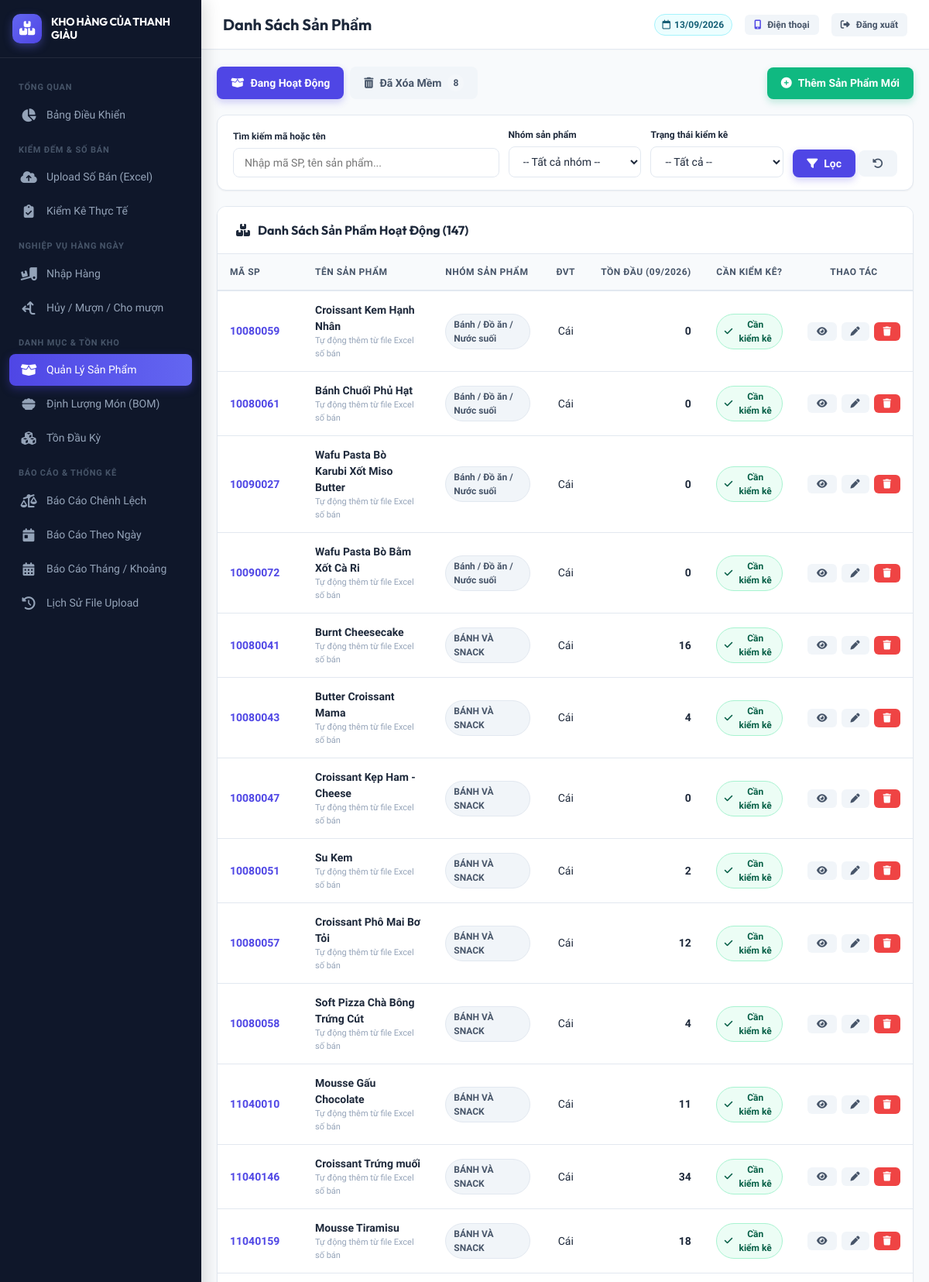
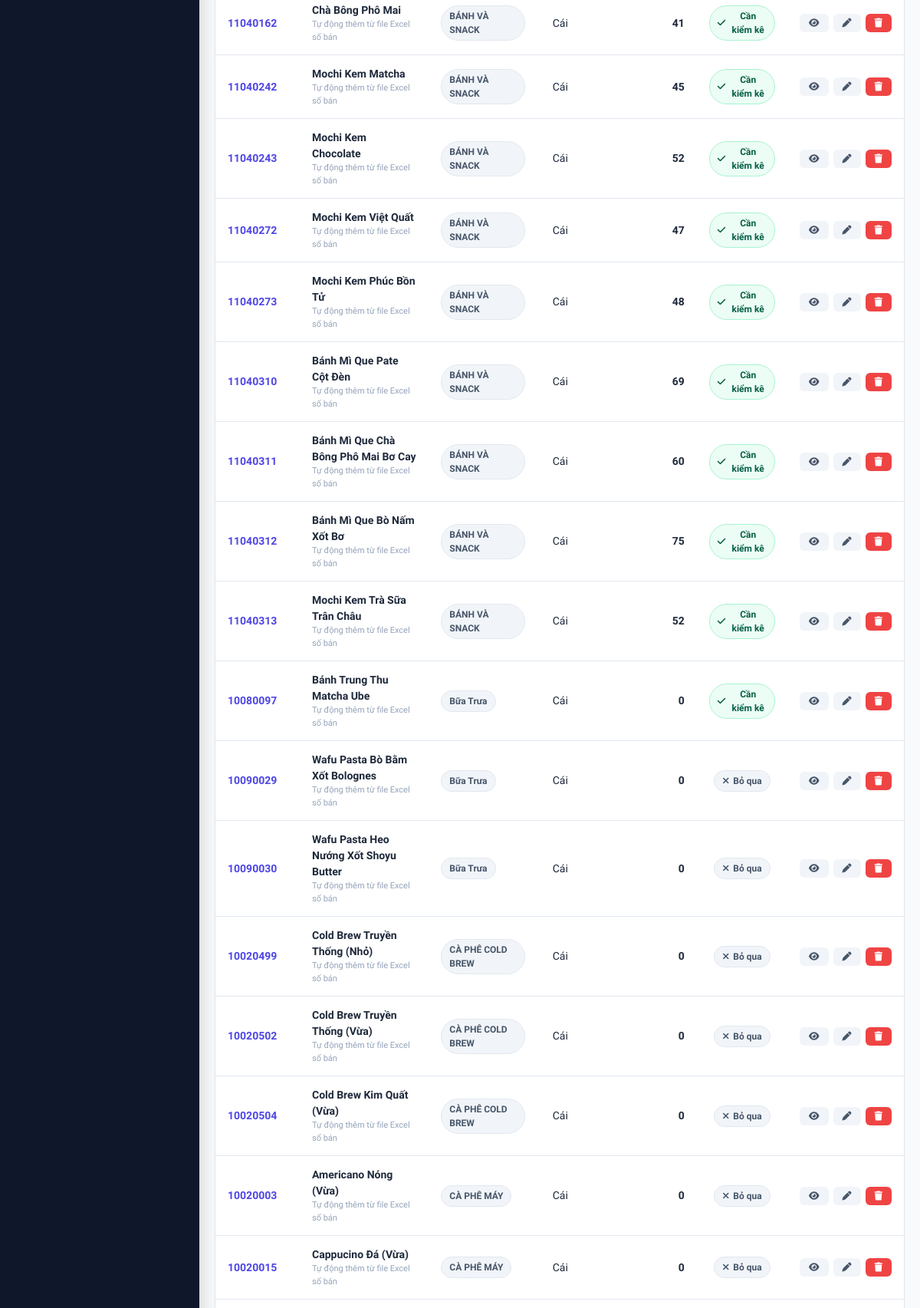
The app's page /sanpham/danh_sach.php (signed in, upper part) with its own data (2 pictures, top to bottom).
### tables this page shows
CREATE TABLE `san_pham` (
  `id` int(11) NOT NULL AUTO_INCREMENT,
  `ma_sp` varchar(50) NOT NULL,
  `ten_sp` varchar(255) NOT NULL,
  `nhom_sp` varchar(100) NOT NULL COMMENT 'B??nh, ????? ??n, N?????c su???i, ????? u???ng pha ch???...',
  `don_vi_tinh` varchar(50) NOT NULL DEFAULT 'C??i',
  `can_kiem_ke` tinyint(1) NOT NULL DEFAULT 1 COMMENT '1: C???n ki???m k??, 0: B??? qua khi ki???m k??',
  `trang_thai` tinyint(1) NOT NULL DEFAULT 1 COMMENT '1: Ho???t ?????ng, 0: ???? x??a m???m',
  `ghi_chu` text DEFAULT NULL,
  `created_at` datetime NOT NULL DEFAULT current_timestamp(),
  `updated_at` datetime DEFAULT NULL ON UPDATE current_timestamp(),
  PRIMARY KEY (`id`),
  UNIQUE KEY `ma_sp` (`ma_sp`),
  KEY `idx_ma_sp` (`ma_sp`),
  KEY `idx_can_kiem_ke` (`can_kiem_ke`),
  KEY `idx_trang_thai` (`trang_thai`)
);

### includes/functions.php (called while the page is built, shortened)
<?php
function formatNumber($number, $decimals = 2) {
    $val = (float)$number;
    if (floor($val) == $val) {
        return number_format($val, 0, ',', '.');
    }
    return rtrim(rtrim(number_format($val, $decimals, ',', '.'), '0'), ',');
}

### sanpham/danh_sach.php (the view, shortened to what this page needs)
<?php
require_once __DIR__ . '/../includes/functions.php';
$db = getDB();
$tab = $_GET['tab'] ?? 'active';
$search = trim($_GET['search'] ?? '');
$where = [];
$params = [];
if ($tab === 'deleted') {
    $where[] = "sp.trang_thai = 0";
} else {
    $where[] = "sp.trang_thai = 1";
}
$whereSql = implode(' AND ', $where);
$sql = "
    SELECT sp.*, COALESCE(td.so_luong, 0) AS ton_dau_hien_tai
    FROM san_pham sp
    LEFT JOIN ton_dau td ON td.san_pham_id = sp.id AND td.ky_kiem_ke = :ky_kiem_ke
    WHERE $whereSql
    ORDER BY sp.nhom_sp ASC, sp.ma_sp ASC
";
$params['ky_kiem_ke'] = date('Y-m');
$stmt = $db->prepare($sql);
$stmt->execute($params);
$sanPhamList = $stmt->fetchAll();
$countDeleted = $db->query("SELECT COUNT(*) FROM san_pham WHERE trang_thai = 0")->fetchColumn();
require_once __DIR__ . '/../import/filter_inventory_products.php';
$stmtInv = $db->query("SELECT id, ma_sp, ten_sp FROM san_pham WHERE can_kiem_ke = 1 AND trang_thai = 1");
$invCleanMap = [];
while ($inv = $stmtInv->fetch()) {
    $cn = mb_strtolower(cleanDishSizeAndPlatform($inv['ten_sp']), 'UTF-8');
    $invCleanMap[$cn] = $inv;
    $invCleanMap[removeVietnameseTonesHelper($cn)] = $inv;
}
include __DIR__ . '/../includes/header.php';
?>
<div style="display: flex; justify-content: space-between; align-items: center; margin-bottom: 20px; flex-wrap: wrap; gap: 12px;">
    <div style="display: flex; gap: 8px;">
        <a href="?tab=active" class="btn <?= $tab === 'active' ? 'btn-primary' : 'btn-secondary' ?>">
            <i class="fa-solid fa-box-open"></i> Đang Hoạt Động
        </a>
        <a href="?tab=deleted" class="btn <?= $tab === 'deleted' ? 'btn-danger' : 'btn-secondary' ?>">
            <i class="fa-solid fa-trash-can"></i> Đã Xóa Mềm
            <?php if ($countDeleted > 0): ?>
                <span class="badge" style="background: rgba(255,255,255,0.25); color: inherit; padding: 2px 7px;"><?= $countDeleted ?></span>
            <?php endif; ?>
        </a>
    </div>
    <a href="<?= BASE_URL ?>/sanpham/them.php" class="btn btn-success">
        <i class="fa-solid fa-circle-plus"></i> Thêm Sản Phẩm Mới
    </a>
</div>
<div class="card" style="margin-bottom: 20px;">
    <div class="card-body" style="padding: 16px 20px;">
        <form method="GET" action="" style="display: flex; gap: 12px; flex-wrap: wrap; align-items: flex-end;">
            <div style="flex: 2; min-width: 200px;">
                <label class="form-label" style="font-size: 12px;">Tìm kiếm mã hoặc tên</label>
                <input type="text" name="search" class="form-control" placeholder="Nhập mã SP, tên sản phẩm..." value="<?= htmlspecialchars($search) ?>">
            </div>
            <div style="flex: 1; min-width: 150px;">
                <label class="form-label" style="font-size: 12px;">Nhóm sản phẩm</label>
                <select name="nhom" class="form-control">
                    <option value="">-- Tất cả nhóm --</option>
                </select>
            </div>
            <div style="flex: 1; min-width: 150px;">
                <label class="form-label" style="font-size: 12px;">Trạng thái kiểm kê</label>
                <select name="kiem_ke" class="form-control">
                    <option value="">-- Tất cả --</option>
                </select>
            </div>
            <div>
                <button type="submit" class="btn btn-primary">
                    <i class="fa-solid fa-filter"></i> Lọc
                </button>
                <a href="?tab=<?= $tab ?>" class="btn btn-secondary">
                    <i class="fa-solid fa-rotate-left"></i>
                </a>
            </div>
        </form>
    </div>
</div>
<div class="card">
    <div class="card-header">
        <h2 class="card-title">
            <i class="fa-solid fa-boxes-stacked"></i>
            <?= $tab === 'deleted' ? 'Danh Sách Sản Phẩm Đã Xóa Mềm' : 'Danh Sách Sản Phẩm Hoạt Động' ?> (<?= count($sanPhamList) ?>)
        </h2>
    </div>
    <div class="card-body" style="padding: 0;">
        <div class="table-responsive">
            <table class="table">
                <thead>
                    <tr>
                        <th style="width: 110px;">Mã SP</th>
                        <th>Tên Sản Phẩm</th>
                        <th>Nhóm Sản Phẩm</th>
                        <th style="text-align: center;">ĐVT</th>
                        <th style="text-align: right;">Tồn Đầu (<?= date('m/Y') ?>)</th>
                        <th style="text-align: center;">Cần Kiểm Kê?</th>
                        <th style="text-align: center; width: 140px;">Thao Tác</th>
                    </tr>
                </thead>
                <tbody>
                    <?php if (empty($sanPhamList)): ?>
                        <tr>
                            <td colspan="7" style="text-align: center; padding: 30px; color: var(--text-muted);">
                                Không tìm thấy sản phẩm nào phù hợp điều kiện lọc.
                            </td>
                        </tr>
                    <?php else: ?>
                        <?php foreach ($sanPhamList as $sp):
                            $isPlt = preg_match('/^(PLT|GRAB|SHOPEE|BAEMIN)\s+/ui', $sp['ten_sp']) || strcasecmp($sp['nhom_sp'], 'Platform') === 0;
                            $cleanName = cleanDishSizeAndPlatform($sp['ten_sp']);
                            $normName = mb_strtolower($cleanName, 'UTF-8');
                            $normNoTone = removeVietnameseTonesHelper($normName);
                            $linkedParent = null;
                            if ($isPlt && (int)$sp['can_kiem_ke'] === 0) {
                                if (isset($invCleanMap[$normName]) && (int)$invCleanMap[$normName]['id'] !== (int)$sp['id']) {
                                    $linkedParent = $invCleanMap[$normName];
                                } elseif (isset($invCleanMap[$normNoTone]) && (int)$invCleanMap[$normNoTone]['id'] !== (int)$sp['id']) {
                                    $linkedParent = $invCleanMap[$normNoTone];
                                }
                            }
                        ?>
                            <tr>
                                <td><strong style="color: var(--primary);"><?= htmlspecialchars($sp['ma_sp']) ?></strong></td>
                                <td>
                                    <div style="font-weight: 600;"><?= htmlspecialchars($sp['ten_sp']) ?></div>
                                    <?php if ($linkedParent): ?>
                                        <div style="font-size: 11px; color: #4338ca; margin-top: 4px; font-weight: 600; background: #eef2ff; padding: 2px 8px; border-radius: 4px; display: inline-flex; align-items: center; gap: 5px; border: 1px solid #c7d2fe;">
                                            <i class="fa-solid fa-code-merge"></i> Tự động gộp số bán vào: <strong>[<?= htmlspecialchars($linkedParent['ma_sp']) ?>] <?= htmlspecialchars($linkedParent['ten_sp']) ?></strong>
                                        </div>
                                    <?php elseif (!empty($sp['ghi_chu'])): ?>
                                        <div style="font-size: 11px; color: var(--text-muted);"><?= htmlspecialchars($sp['ghi_chu']) ?></div>
                                    <?php endif; ?>
                                </td>
                                <td><span class="badge badge-secondary"><?= htmlspecialchars($sp['nhom_sp']) ?></span></td>
                                <td style="text-align: center;"><?= htmlspecialchars($sp['don_vi_tinh']) ?></td>
                                <td style="text-align: right; font-weight: 600;"><?= formatNumber($sp['ton_dau_hien_tai']) ?></td>
                                <td style="text-align: center;">
                                    <?php if ($sp['can_kiem_ke'] == 1): ?>
                                        <span class="badge badge-success"><i class="fa-solid fa-check"></i> Cần kiểm kê</span>
                                    <?php elseif ($linkedParent): ?>
                                        <span class="badge" style="background: #eef2ff; color: #4338ca; border: 1px solid #c7d2fe;" title="Món bán trên app - Số bán sẽ tự động cộng dồn vào món gốc trong kho">
                                            <i class="fa-solid fa-link"></i> Đã gộp kho
                                        </span>
                                    <?php else: ?>
                                        <span class="badge badge-secondary"><i class="fa-solid fa-xmark"></i> Bỏ qua</span>
                                    <?php endif; ?>
                                </td>
                                <td style="text-align: center;">
                                    <?php if ($tab === 'deleted'): ?>
                                        <a href="<?= BASE_URL ?>/sanpham/khoi_phuc.php?id=<?= $sp['id'] ?>" class="btn btn-success btn-sm" onclick="return confirm('Bạn có chắc chắn muốn khôi phục sản phẩm [<?= htmlspecialchars($sp['ma_sp']) ?>] về trạng thái hoạt động?');" title="Khôi phục sản phẩm">
                                            <i class="fa-solid fa-trash-can-arrow-up"></i> Khôi Phục
                                        </a>
                                    <?php else: ?>
                                        <div style="display: inline-flex; gap: 6px;">
                                            <a href="<?= BASE_URL ?>/sanpham/chi_tiet.php?id=<?= $sp['id'] ?>" class="btn btn-secondary btn-sm" title="Lịch sử sản phẩm">
                                                <i class="fa-solid fa-eye"></i>
                                            </a>
                                            <a href="<?= BASE_URL ?>/sanpham/sua.php?id=<?= $sp['id'] ?>" class="btn btn-secondary btn-sm" title="Sửa sản phẩm">
                                                <i class="fa-solid fa-pen"></i>
                                            </a>
                                            <a href="<?= BASE_URL ?>/sanpham/xoa.php?id=<?= $sp['id'] ?>" class="btn btn-danger btn-sm" onclick="return confirm('Bạn có chắc muốn xóa mềm sản phẩm này? Lịch sử số bán và báo cáo cũ vẫn sẽ được giữ nguyên an toàn.');" title="Xóa mềm">
                                                <i class="fa-solid fa-trash"></i>
                                            </a>
                                        </div>
                                    <?php endif; ?>
                                </td>
                            </tr>
                        <?php endforeach; ?>
                    <?php endif; ?>
                </tbody>
            </table>
        </div>
    </div>
</div>
<?php include __DIR__ . '/../includes/footer.php'; ?>

### assets/css/style.css (style rules this page uses)
:root { --primary: #4f46e5; --primary-hover: #4338ca; --primary-light: #eef2ff; --secondary: #64748b; --success: #10b981; --success-light: #ecfdf5; --danger: #ef4444; --danger-light: #fef2f2; --warning: #f59e0b; --warning-light: #fffbeb; --info: #06b6d4; --info-light: #ecfeff; --bg-main: #f8fafc; --bg-card: #ffffff; --bg-sidebar: #0f172a; --sidebar-text: #94a3b8; --sidebar-active: #ffffff; --text-primary: #1e293b; --text-secondary: #64748b; --text-muted: #94a3b8; --border-color: #e2e8f0; --border-radius-sm: 8px; --border-radius: 12px; --border-radius-lg: 16px; --shadow-sm: 0 1px 2px 0 rgba(0, 0, 0, 0.05); --shadow: 0 4px 6px -1px rgba(0, 0, 0, 0.07), 0 2px 4px -2px rgba(0, 0, 0, 0.05); --shadow-md: 0 10px 15px -3px rgba(0, 0, 0, 0.08), 0 4px 6px -4px rgba(0, 0, 0, 0.03); --shadow-lg: 0 20px 25px -5px rgba(0, 0, 0, 0.1), 0 8px 10px -6px rgba(0, 0, 0, 0.05); --font-main: 'Be Vietnam Pro', sans-serif; --font-heading: 'Outfit', 'Be Vietnam Pro', sans-serif; }
* { box-sizing: border-box; margin: 0; padding: 0; }
body { font-family: var(--font-main); background-color: var(--bg-main); color: var(--text-primary); line-height: 1.5; -webkit-font-smoothing: antialiased; }
a { color: var(--primary); text-decoration: none; transition: all 0.2s ease; }
.card { background: var(--bg-card); border: 1px solid var(--border-color); border-radius: var(--border-radius); box-shadow: var(--shadow-sm); margin-bottom: 24px; overflow: hidden; transition: transform 0.2s, box-shadow 0.2s; }
.card-header { padding: 18px 24px; border-bottom: 1px solid var(--border-color); display: flex; align-items: center; justify-content: space-between; background-color: #ffffff; }
.card-title { font-family: var(--font-heading); font-size: 16px; font-weight: 700; color: var(--text-primary); display: flex; align-items: center; gap: 10px; }
.card-body { padding: 24px; }
.btn { display: inline-flex; align-items: center; justify-content: center; gap: 8px; padding: 10px 18px; border-radius: var(--border-radius-sm); font-weight: 600; font-size: 14px; border: none; cursor: pointer; transition: all 0.2s ease; text-decoration: none; font-family: var(--font-main); }
.btn-primary { background-color: var(--primary); color: #fff; box-shadow: 0 4px 10px rgba(79, 70, 229, 0.25); }
.btn-success { background-color: var(--success); color: #fff; box-shadow: 0 4px 10px rgba(16, 185, 129, 0.25); }
.btn-danger { background-color: var(--danger); color: #fff; }
.btn-secondary { background-color: #f1f5f9; color: #475569; }
.btn-sm { padding: 6px 12px; font-size: 12px; border-radius: 6px; }
.badge { display: inline-flex; align-items: center; gap: 5px; padding: 4px 10px; border-radius: 9999px; font-size: 12px; font-weight: 600; }
.badge-success { background-color: var(--success-light); color: #065f46; border: 1px solid #a7f3d0; }
.badge-secondary { background-color: #f1f5f9; color: #475569; border: 1px solid #e2e8f0; }
.table-responsive { width: 100%; overflow-x: auto; -webkit-overflow-scrolling: touch; }
.table { width: 100%; border-collapse: collapse; font-size: 14px; text-align: left; }
.table th { background-color: #f8fafc; color: #475569; font-weight: 700; font-size: 12px; text-transform: uppercase; letter-spacing: 0.5px; padding: 14px 16px; border-bottom: 2px solid var(--border-color); white-space: nowrap; }
.table td { padding: 14px 16px; border-bottom: 1px solid var(--border-color); vertical-align: middle; }
.form-label { display: block; margin-bottom: 6px; font-weight: 600; font-size: 13px; color: var(--text-primary); }
.form-control { width: 100%; padding: 10px 14px; border: 1px solid var(--border-color); border-radius: var(--border-radius-sm); font-family: var(--font-main); font-size: 14px; background-color: #ffffff; color: var(--text-primary); transition: all 0.2s ease; }

### records on screen
san_pham: ma_sp "10080059", ten_sp "Croissant Kem Hạnh Nhân", ghi_chu "Tự động thêm từ file Excel số bán", nhom_sp "Bánh / Đồ ăn / Nước suối", don_vi_tinh "Cái", ton_dau_hien_tai "0", can_kiem_ke 1 (drawn)
san_pham: ma_sp "10080061", ten_sp "Bánh Chuối Phủ Hạt", ghi_chu "Tự động thêm từ file Excel số bán", nhom_sp "Bánh / Đồ ăn / Nước suối", don_vi_tinh "Cái", ton_dau_hien_tai "0", can_kiem_ke 1 (drawn)
san_pham: ma_sp "10090027", ten_sp "Wafu Pasta Bò Karubi Xốt Miso Butter", ghi_chu "Tự động thêm từ file Excel số bán", nhom_sp "Bánh / Đồ ăn / Nước suối", don_vi_tinh "Cái", ton_dau_hien_tai "0", can_kiem_ke 1 (drawn)
san_pham: ma_sp "10090072", ten_sp "Wafu Pasta Bò Bằm Xốt Cà Ri", ghi_chu "Tự động thêm từ file Excel số bán", nhom_sp "Bánh / Đồ ăn / Nước suối", don_vi_tinh "Cái", ton_dau_hien_tai "0", can_kiem_ke 1 (drawn)
san_pham: ma_sp "10080041", ten_sp "Burnt Cheesecake", ghi_chu "Tự động thêm từ file Excel số bán", nhom_sp "BÁNH VÀ SNACK", don_vi_tinh "Cái", ton_dau_hien_tai "16", can_kiem_ke 1 (drawn)
san_pham: ma_sp "10080043", ten_sp "Butter Croissant Mama", ghi_chu "Tự động thêm từ file Excel số bán", nhom_sp "BÁNH VÀ SNACK", don_vi_tinh "Cái", ton_dau_hien_tai "4", can_kiem_ke 1 (drawn)
san_pham: ma_sp "10080047", ten_sp "Croissant Kẹp Ham - Cheese", ghi_chu "Tự động thêm từ file Excel số bán", nhom_sp "BÁNH VÀ SNACK", don_vi_tinh "Cái", ton_dau_hien_tai "0", can_kiem_ke 1 (drawn)
san_pham: ma_sp "10080051", ten_sp "Su Kem", ghi_chu "Tự động thêm từ file Excel số bán", nhom_sp "BÁNH VÀ SNACK", don_vi_tinh "Cái", ton_dau_hien_tai "2", can_kiem_ke 1 (drawn)
san_pham: ma_sp "10080057", ten_sp "Croissant Phô Mai Bơ Tỏi", ghi_chu "Tự động thêm từ file Excel số bán", nhom_sp "BÁNH VÀ SNACK", don_vi_tinh "Cái", ton_dau_hien_tai "12", can_kiem_ke 1 (drawn)
san_pham: ma_sp "10080058", ten_sp "Soft Pizza Chà Bông Trứng Cút", ghi_chu "Tự động thêm từ file Excel số bán", nhom_sp "BÁNH VÀ SNACK", don_vi_tinh "Cái", ton_dau_hien_tai "4", can_kiem_ke 1 (drawn)
san_pham: ma_sp "11040010", ten_sp "Mousse Gấu Chocolate", ghi_chu "Tự động thêm từ file Excel số bán", nhom_sp "BÁNH VÀ SNACK", don_vi_tinh "Cái", ton_dau_hien_tai "11", can_kiem_ke 1 (drawn)
san_pham: ma_sp "11040146", ten_sp "Croissant Trứng muối", ghi_chu "Tự động thêm từ file Excel số bán", nhom_sp "BÁNH VÀ SNACK", don_vi_tinh "Cái", ton_dau_hien_tai "34", can_kiem_ke 1 (drawn)
san_pham: ma_sp "11040159", ten_sp "Mousse Tiramisu", ghi_chu "Tự động thêm từ file Excel số bán", nhom_sp "BÁNH VÀ SNACK", don_vi_tinh "Cái", ton_dau_hien_tai "18", can_kiem_ke 1 (drawn)
san_pham: ma_sp "11040162", ten_sp "Chà Bông Phô Mai", ghi_chu "Tự động thêm từ file Excel số bán", nhom_sp "BÁNH VÀ SNACK", don_vi_tinh "Cái", ton_dau_hien_tai "41", can_kiem_ke 1 (drawn)
san_pham: ma_sp "11040242", ten_sp "Mochi Kem Matcha", ghi_chu "Tự động thêm từ file Excel số bán", nhom_sp "BÁNH VÀ SNACK", don_vi_tinh "Cái", ton_dau_hien_tai "45", can_kiem_ke 1 (drawn)
san_pham: ma_sp "11040243", ten_sp "Mochi Kem Chocolate", ghi_chu "Tự động thêm từ file Excel số bán", nhom_sp "BÁNH VÀ SNACK", don_vi_tinh "Cái", ton_dau_hien_tai "52", can_kiem_ke 1 (drawn)
san_pham: ma_sp "11040272", ten_sp "Mochi Kem Việt Quất", ghi_chu "Tự động thêm từ file Excel số bán", nhom_sp "BÁNH VÀ SNACK", don_vi_tinh "Cái", ton_dau_hien_tai "47", can_kiem_ke 1 (drawn)
san_pham: ma_sp "11040273", ten_sp "Mochi Kem Phúc Bồn Tử", ghi_chu "Tự động thêm từ file Excel số bán", nhom_sp "BÁNH VÀ SNACK", don_vi_tinh "Cái", ton_dau_hien_tai "48", can_kiem_ke 1 (drawn)
san_pham: ma_sp "11040310", ten_sp "Bánh Mì Que Pate Cột Đèn", ghi_chu "Tự động thêm từ file Excel số bán", nhom_sp "BÁNH VÀ SNACK", don_vi_tinh "Cái", ton_dau_hien_tai "69", can_kiem_ke 1 (drawn)
san_pham: ma_sp "11040311", ten_sp "Bánh Mì Que Chà Bông Phô Mai Bơ Cay", ghi_chu "Tự động thêm từ file Excel số bán", nhom_sp "BÁNH VÀ SNACK", don_vi_tinh "Cái", ton_dau_hien_tai "60", can_kiem_ke 1 (drawn)
san_pham: ma_sp "11040312", ten_sp "Bánh Mì Que Bò Nấm Xốt Bơ", ghi_chu "Tự động thêm từ file Excel số bán", nhom_sp "BÁNH VÀ SNACK", don_vi_tinh "Cái", ton_dau_hien_tai "75", can_kiem_ke 1 (drawn)
san_pham: ma_sp "11040313", ten_sp "Mochi Kem Trà Sữa Trân Châu", ghi_chu "Tự động thêm từ file Excel số bán", nhom_sp "BÁNH VÀ SNACK", don_vi_tinh "Cái", ton_dau_hien_tai "52", can_kiem_ke 1 (drawn)
san_pham: ma_sp "10080097", ten_sp "Bánh Trung Thu Matcha Ube", ghi_chu "Tự động thêm từ file Excel số bán", nhom_sp "Bữa Trưa", don_vi_tinh "Cái", ton_dau_hien_tai "0", can_kiem_ke 1 (drawn)
san_pham: ma_sp "10090029", ten_sp "Wafu Pasta Bò Bằm Xốt Bolognes", ghi_chu "Tự động thêm từ file Excel số bán", nhom_sp "Bữa Trưa", don_vi_tinh "Cái", ton_dau_hien_tai "0", can_kiem_ke 0 (drawn)
san_pham: ma_sp "10090030", ten_sp "Wafu Pasta Heo Nướng Xốt Shoyu Butter", ghi_chu "Tự động thêm từ file Excel số bán", nhom_sp "Bữa Trưa", don_vi_tinh "Cái", ton_dau_hien_tai "0", can_kiem_ke 0 (drawn)
san_pham: ma_sp "10020499", ten_sp "Cold Brew Truyền Thống (Nhỏ)", ghi_chu "Tự động thêm từ file Excel số bán", nhom_sp "CÀ PHÊ COLD BREW", don_vi_tinh "Cái", ton_dau_hien_tai "0", can_kiem_ke 0 (drawn)
san_pham: ma_sp "10020502", ten_sp "Cold Brew Truyền Thống (Vừa)", ghi_chu "Tự động thêm từ file Excel số bán", nhom_sp "CÀ PHÊ COLD BREW", don_vi_tinh "Cái", ton_dau_hien_tai "0", can_kiem_ke 0 (drawn)
san_pham: ma_sp "10020504", ten_sp "Cold Brew Kim Quất (Vừa)", ghi_chu "Tự động thêm từ file Excel số bán", nhom_sp "CÀ PHÊ COLD BREW", don_vi_tinh "Cái", ton_dau_hien_tai "0", can_kiem_ke 0 (drawn)
san_pham: ma_sp "10020003", ten_sp "Americano Nóng (Vừa)", ghi_chu "Tự động thêm từ file Excel số bán", nhom_sp "CÀ PHÊ MÁY", don_vi_tinh "Cái", ton_dau_hien_tai "0", can_kiem_ke 0 (drawn)
san_pham: ma_sp "10020015", ten_sp "Cappucino Đá (Vừa)", ghi_chu "Tự động thêm từ file Excel số bán", nhom_sp "CÀ PHÊ MÁY", don_vi_tinh "Cái", ton_dau_hien_tai "0", can_kiem_ke 0 (drawn)

### other values on screen
$pageTitle "Danh Sách Sản Phẩm"
$countDeleted "8"
count($sanPhamList) "147"
